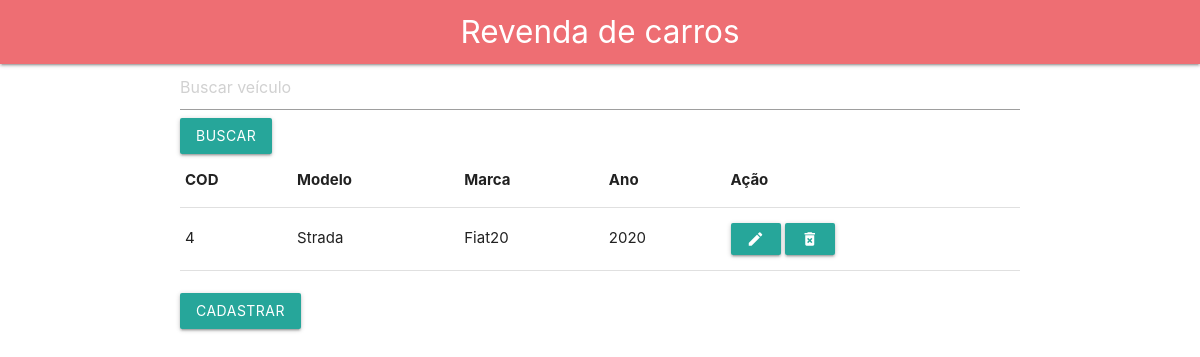
Before: / with the older database file.
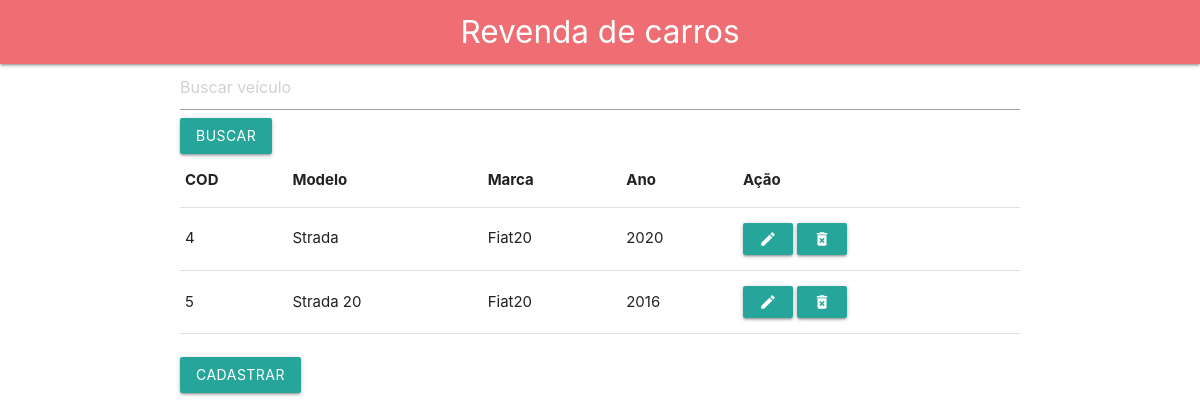
After: the same page with the newer database file.
### App/models.py (models this page shows)
class Carro(models.Model):
    modelo  = models.CharField(max_length=50, null=False)
    marca   = models.CharField(max_length=50, null=False)
    ano     = models.PositiveIntegerField(validators=[MinValueValidator(2000)], null=False)
    valor   = models.FloatField(null=False)
    data_cadastro = models.DateTimeField(default=datetime.now(), null=False)

### App/views.py (the view)
# urls.py: path('', listar_carro, name='home'),
def listar_carro(request, template_name='carro_list.html'):
    query = request.GET.get("busca")
    if query:
        carro = Carro.objects.filter(modelo__icontains=query)
    else:
        carro = Carro.objects.all()
    return render(request, template_name, {'lista':carro})

### App/templates/carro_list.html (shortened to what this page needs)
{% extends 'base.html' %}
{% block content %}
<form method="get">
  <input type="text" name="busca" placeholder="Buscar veículo" id="">
  <button type="submit" class="btn btn-primary">
    Buscar
  </button>
</form>
<table class="table" >
  <thead>
    <tr>
        <th>COD</th>
        <th>Modelo</th>
        <th>Marca</th>
        <th>Ano</th>
        <th>Ação</th>
    </tr>
  </thead>
  <tbody>
    {% for carro in lista %}
        <tr>
            <td>{{carro.pk}}</td>
            <td>{{carro.modelo}}</td>
            <td>{{carro.marca}}</td>
            <td>{{carro.ano}}</td>
            <td>
                <a href="{% url 'editar_carro' pk=carro.pk %}" class="waves-effect waves-light btn-small" ><i class="material-icons">edit</i></a>
                <a href="{% url 'remover_carro' pk=carro.pk %}" class="waves-effect waves-light btn-small"><i class="material-icons">delete_forever</i></a>
            </td>
        </tr>
    {% endfor %}
  </tbody>
</table>
<br/>
<a href="{% url 'cadastrar_carro' %}" class="btn btn-primary">Cadastrar</a>
{% endblock content %}

### App/templates/base.html (shortened to what this page needs)
<!DOCTYPE html>
<html lang="en">
<head>
    <link rel="stylesheet" href="https://cdnjs.cloudflare.com/ajax/libs/materialize/1.0.0/css/materialize.min.css">
</head>
<body>
    <nav>
        <div class="nav-wrapper">
            <a href="#" class="brand-logo center" >Revenda de carros</a>
        </div>
    </nav>
    <div class="container">
        {% block content %}
        {% endblock %}
    </div>
</body>
</html>

Changed rows visible on the page:
added Carro: pk "5", modelo "Strada 20", marca "Fiat20", ano "2016"
